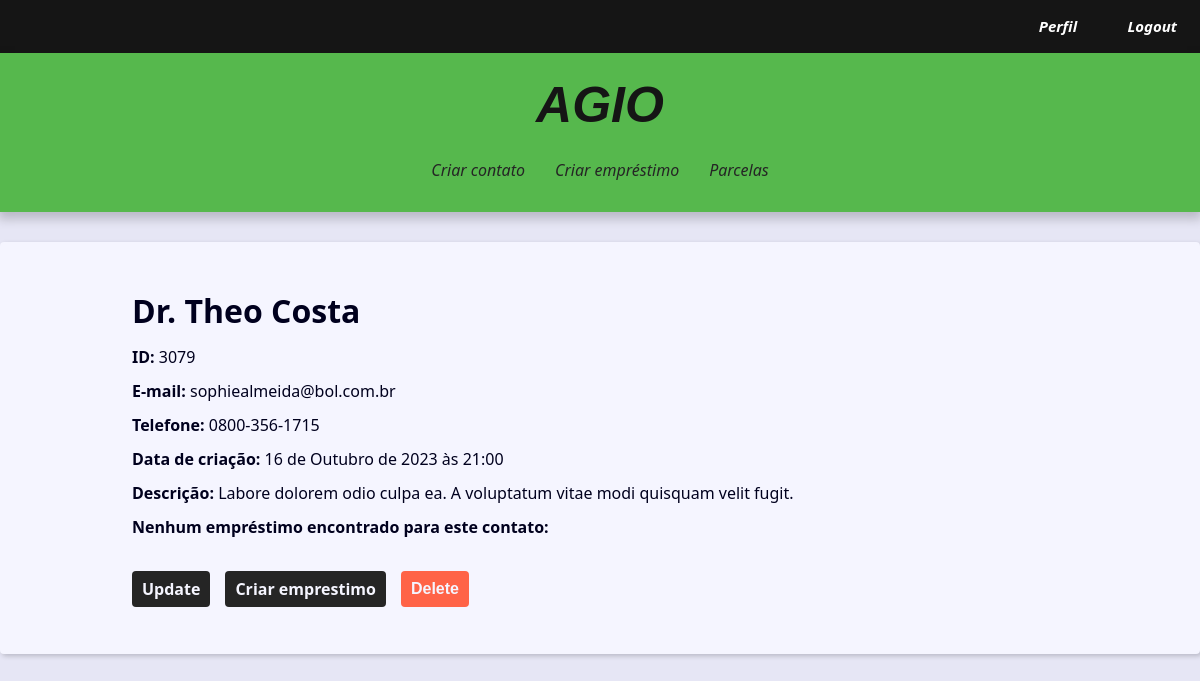
Page /contact/3079/detail/ (signed in) on the committed database.
### contact/models.py (models this page shows, shortened)
class Contact(models.Model):
    class Meta:
        verbose_name_plural = 'Usuarios'
        verbose_name = 'Usuario'
    first_name = models.CharField(max_length=50, verbose_name='Nome')
    last_name = models.CharField(max_length=50, blank=True,
                                  verbose_name='Sobrenome')
    phone = models.CharField(max_length=50, verbose_name='Telefone')
    email = models.EmailField(max_length=254, verbose_name='Email')
    created_date = models.DateTimeField(default=timezone.now)
    description = models.TextField(blank=True, verbose_name='Descrição')
    show = models.BooleanField(default=True)
    picture = models.ImageField(upload_to='pictures/%Y/%m/%d', blank=True, verbose_name='Imagem')
    owner = models.ForeignKey(User, on_delete=models.SET_NULL,
                              blank=True, null=True)

### contact/views/contact_views.py (the view)
# urls.py: path('contact/<int:contact_id>/detail/', views.contact, name='contact'),
@login_required(login_url='contact:login')
def contact(request, contact_id):
    single_contact = get_object_or_404(Contact, pk=contact_id, show=True,)
    loans = Loan.objects.filter(owner=single_contact)
    contact_site = f'{single_contact.first_name}  {single_contact.last_name} - '
    context = {
        'contact': single_contact,
        'site_title': contact_site,
        'loans': loans,
        }
    return render(request, 'contact/contact.html', context)

### contact/templates/contact/contact.html (shortened to what this page needs)
{% extends 'base.html' %}
{% block content %}
  <div class="single-contact">
    <h1 class="single-contact-name">
      {{ contact.first_name }} {{ contact.last_name }}
    </h1>
    <p><b>ID:</b> {{ contact.id }}</p>
    <p><b>E-mail:</b> {{ contact.email }}</p>
    <p><b>Telefone:</b> {{ contact.phone }}</p>
    <p><b>Data de criação:</b> {{ contact.created_date }}</p>
    <p><b>Descrição:</b> {{ contact.description }}</p>
    {% if loans %}
        <p><b>Empréstimos:</b></p>
            <ul>
                {% for loan in loans %}
                    <li>{{ loan.owner }} - {{ loan.total_amount }}</li>
                    <a class="btn-link" href="{% url "contact:loan" loan.id %}">Detalhes</a>
                {% endfor %}
            </ul>
    {% else %}
        <p><b>Nenhum empréstimo encontrado para este contato:</b></p>
    {% endif %}
      {% if user == contact.owner %}
    <div class="contact-links">
      <a class="btn btn-link" href="{% url 'contact:update' contact.id %}">Update</a>
      <a class="btn btn-link" href="{% url 'contact:create_loan' %}">Criar emprestimo</a>
      <form action="{% url 'contact:delete' contact.id %}" method="POST">
        {% if confirmation == 'no' %}
          <input type="hidden" name="confirmation" value="yes">
          <button class="btn btn-link btn-delete" type="submit">Confirma?</button>
        {% else %}
          <button class="btn btn-link btn-delete" type="submit">Delete</button>
      {% endif %}
        {% endif %}
      </form>
    </div>
  </div>
{% endblock content %}

### base_static/global/css/style.css (style rules this page uses)
:root { --spacing: 1.5rem; --link-dark-color: rgb(0, 83, 134); --link-light-color: rgb(156, 217, 255); --clr-white: rgb(245, 245, 255); --clr-black: rgb(0, 0, 30); --clr-light-gray: rgb(230, 230, 245); --clr-dark-shadow-5: rgba(0, 0, 10, 5%); --clr-dark-shadow-10: rgba(0, 0, 10, 10%); --clr-dark-shadow-20: rgba(0, 0, 10, 20%); --clr-light-shadow-5: rgba(200, 200, 255, 5%); --clr-light-shadow-10: rgba(200, 200, 255, 10%); --clr-light-shadow-20: rgba(200, 200, 255, 20%); --main-page-width: 120rem; --table-min-width: 60rem; --biggest-font-size: 5rem; --bigger-font-size: 4rem; --big-font-size: 3.2rem; --medium-font-size: 2.4rem; --small-font-size: 1.6rem; --smaller-font-size: 1.4rem; --smallest-font-size: 1.2rem; --transition-fast: 300ms; --transition-medium: 600ms; --transition-slow: 1s; --default-border-radius: 4px; }
*, *::before, *::after { margin: 0; padding: 0; box-sizing: border-box; }
html { font-size: 62.5%; }
body { font-family: system-ui, -apple-system, BlinkMacSystemFont, 'Segoe UI', Roboto, Oxygen, Ubuntu, Cantarell, 'Open Sans', 'Helvetica Neue', sans-serif; line-height: 1.5; font-size: var(--small-font-size); color: var(--clr-black); -webkit-font-smoothing: antialiased; background: var(--clr-light-gray); }
@media (min-width: 600px) { .single-contact { max-width: 80%; margin: calc(var(--spacing) * 2) auto; } }
.single-contact h1 { margin: 1rem 0; }
.single-contact p { margin: 1rem 0; }
.btn { background-color: #252525; color: var(--clr-white); font-weight: bold; border: none; padding: 1rem 2rem; border-radius: var(--default-border-radius); cursor: pointer; transition: filter var(--transition-fast) ease-in-out; }
.contact-links { margin-block: calc(var(--small-font-size) * 2); display: flex; align-items: center; gap: 0 var(--spacing); }
.btn-link { font-size: var(--small-font-size); text-decoration: none; font-weight: bold; padding: 1rem; display: block; line-height: var(--small-font-size); }
.btn-delete { background: tomato; }

### rows in the picture
Contact: first_name "Dr.", last_name "Theo Costa", id "3079", email "sophiealmeida@bol.com.br", phone "0800-356-1715", created_date "16 de Outubro de 2023 às 21:00", description "Labore dolorem odio culpa ea. A voluptatum vitae modi quisquam velit fugit."
